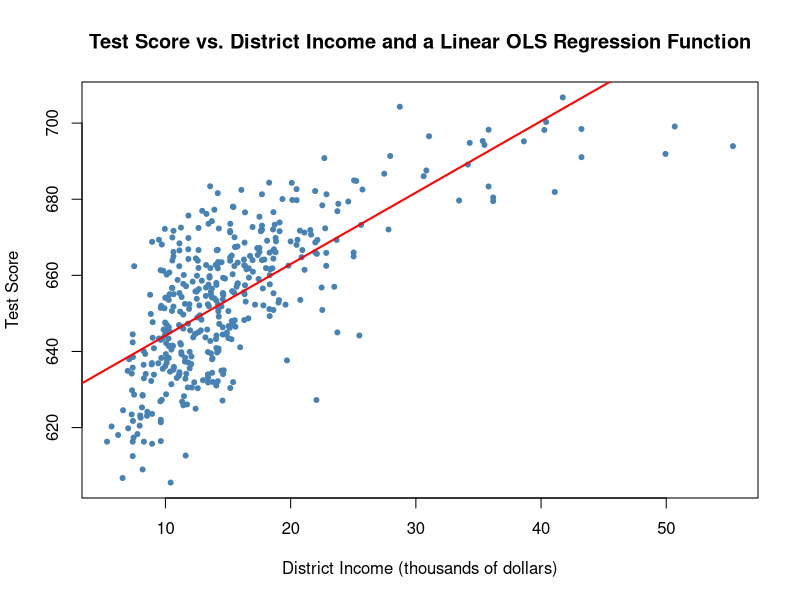
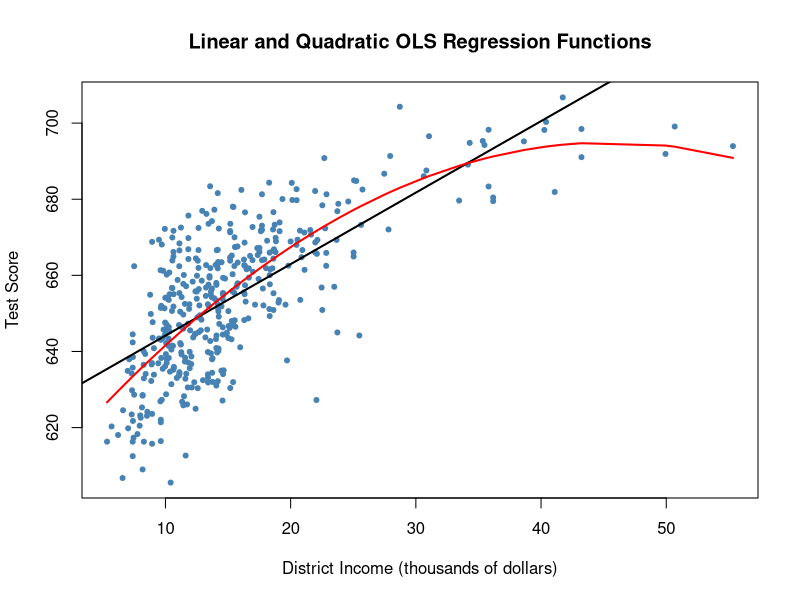
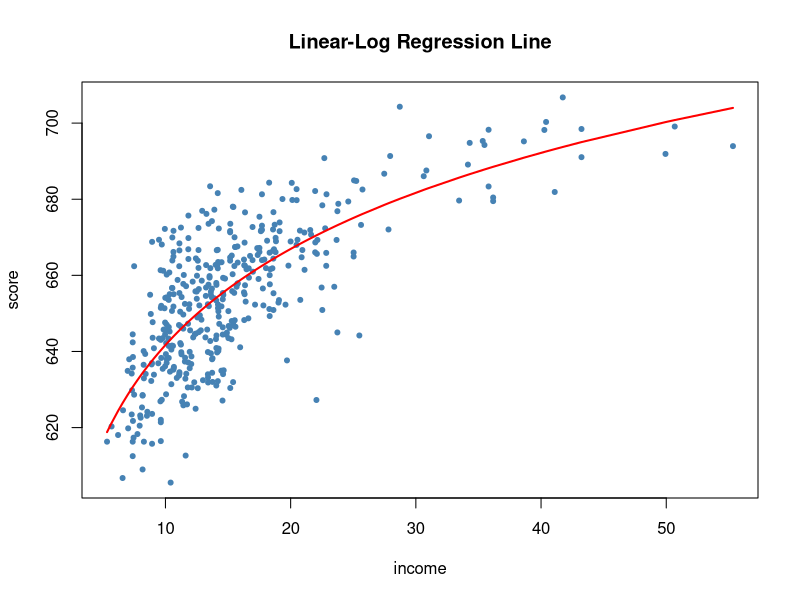
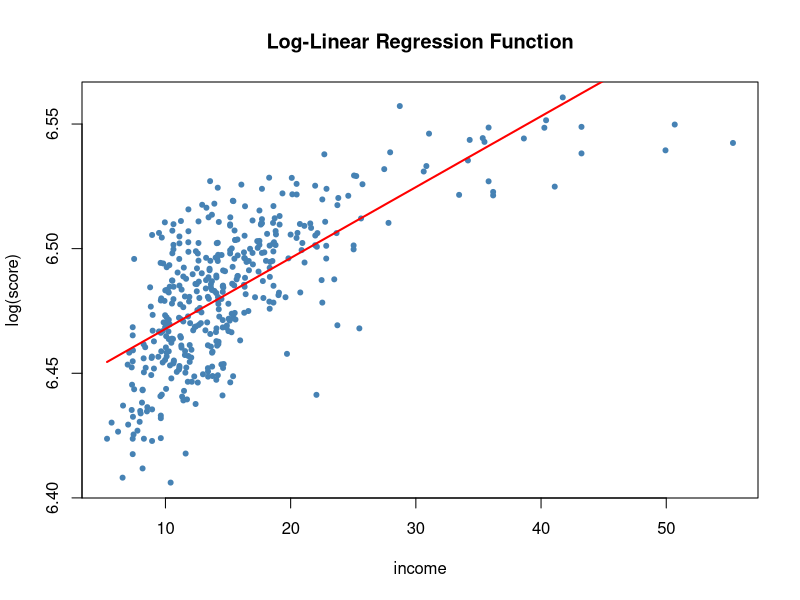
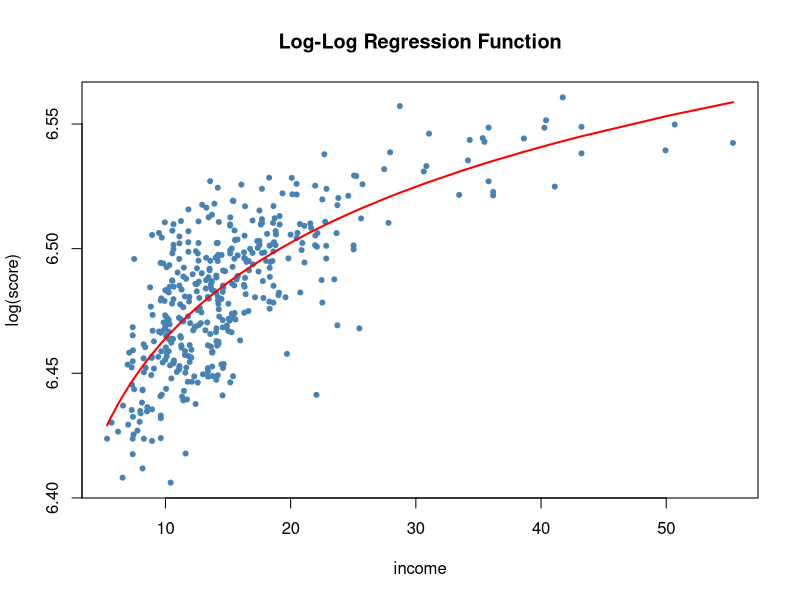
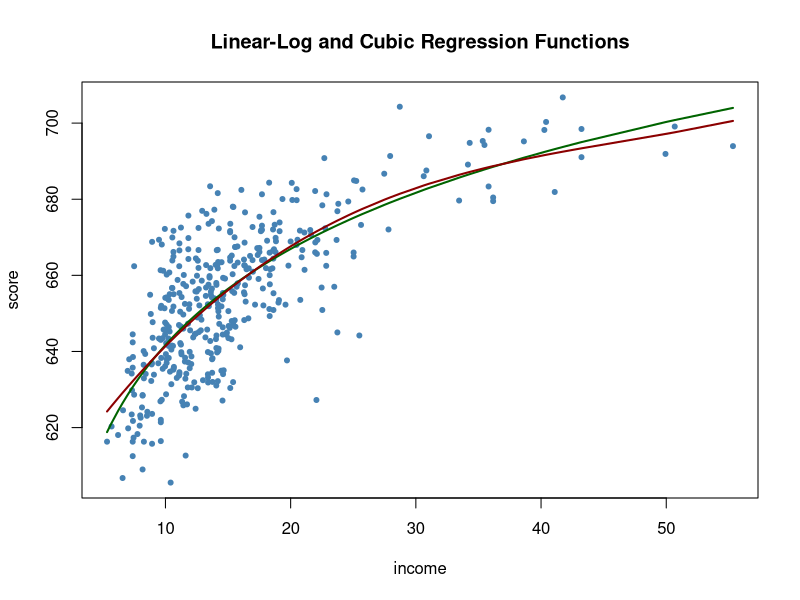
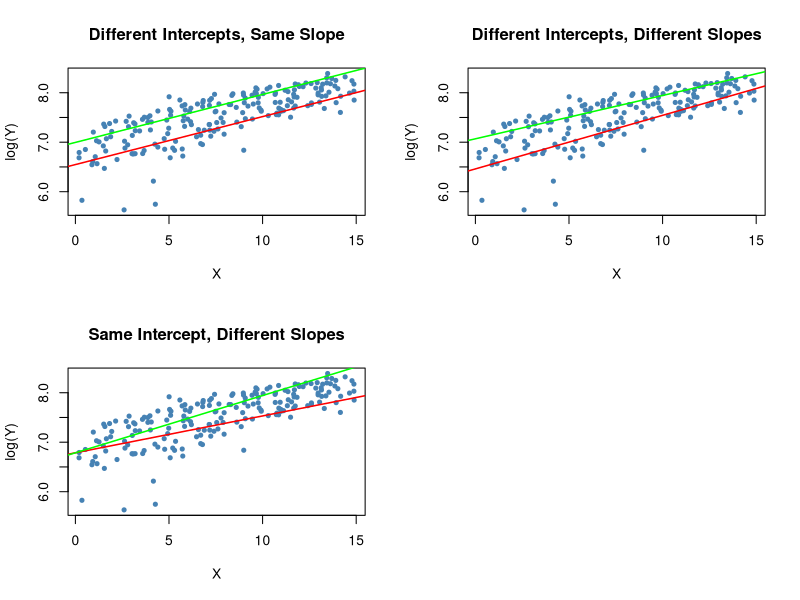
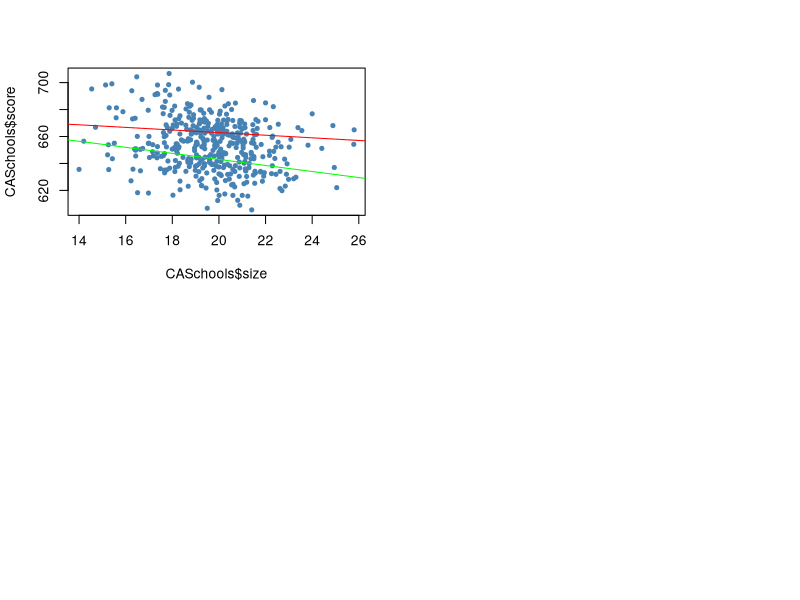

Source code (R) for these figures, in order:
## ---- chunk 1
#Preparing the data
library(AER)                                                     
data(CASchools)
CASchools$size <- CASchools$students/CASchools$teachers
CASchools$score <- (CASchools$read + CASchools$math)/2       
## ---- chunk 2
cor(CASchools$income, CASchools$score)
## ---- chunk 3
#Fit linear model
linear_model<- lm(score ~ income, data = CASchools)

# Plot observations
plot(CASchools$income, CASchools$score,
     col = "steelblue",
     pch = 20,
     xlab = "District Income (thousands of dollars)", 
     ylab = "Test Score",
     main = "Test Score vs. District Income and a Linear OLS Regression Function")

# Add the regression line to the plot
abline(linear_model, col="red", lwd=2)
## ---- chunk 4
# Fit the quadratic Model
quadratic_model <- lm(score ~ income + I(income^2), data = CASchools)

# Generate model summary
summary(quadratic_model)
## ---- chunk 5
# Scatterplot of observatuib for income and TestScore
plot(CASchools$income, CASchools$score,
     col  = "steelblue",
     pch = 20,
     xlab = "District Income (thousands of dollars)",
     ylab = "Test Score",
     main = "Linear and Quadratic OLS Regression Functions")

#Add linear function to the plot
abline(linear_model , col="black", lwd=2)

#Add quatratic function to the plot
order_id <- order(CASchools$income)

lines(x = CASchools$income[order_id], 
      y = fitted(quadratic_model)[order_id],
      col="red", 
      lwd=2) 
## ---- chunk 6
cubic_model <- lm(score ~ income + I(income^2) + I(income^3), data = CASchools)
## ---- chunk 7
library(car)

# test the hypothesis
linearHypothesis(cubic_model, 
                 c("I(income^2)=0", "I(income^3)=0")
)
## ---- chunk 8
summary(cubic_model)
## ---- chunk 9
# load the lmtest package for coeftest()
library(lmtest)

# test the hypothesis using robust standard errors
coeftest(cubic_model, vcov. = vcovHC(cubic_model, type = "HC1"))
## ---- chunk 10
# robust F-test for 
linearHypothesis(cubic_model, 
                 vcov. = vcovHC(cubic_model, type = "HC1"),
                 c("I(income^2)=0", "I(income^3)=0")
                 )
## ---- chunk 11
# compute and assign the quadratic model
quadriatic_model <- lm(score ~ income + I(income^2), data = CASchools)

# set up data to predict
new_data <- data.frame(income = c(10, 11))

# do the prediction
Y_hat <- predict(quadriatic_model, newdata = new_data)

# compute the difference
diff(Y_hat)
## ---- chunk 12
# set up data to predict
new_data <- data.frame(income = c(40, 41))

# do the prediction
Y_hat <- predict(quadriatic_model, newdata = new_data)

# compute the difference
diff(Y_hat)
## ---- chunk 13
# estimate a level-log model
LinearLog_model <- lm(score ~ log(income), data = CASchools)

# compute robust summary
coeftest(LinearLog_model, 
         vcov = vcovHC(LinearLog_model, type = "HC1")
         )
## ---- chunk 14
# draw scatterplot
plot(score ~ income, 
     col = "steelblue",
     pch = 20,
     data = CASchools,
     main = "Linear-Log Regression Line")

# add Linear-Log regression line
order_id  <- order(CASchools$income)

lines(CASchools$income[order_id],
      fitted(LinearLog_model)[order_id], 
      col = "red", 
      lwd = 2)
## ---- chunk 15
# set up new data
new_data <- data.frame(income = c(10, 11, 40, 41))

# predict outcomes 
Y_hat <- predict(LinearLog_model, newdata = new_data)

# compute expected difference
changes <- matrix(Y_hat, nrow = 2, byrow = TRUE)
changes[ ,2] - changes[ ,1]
## ---- chunk 16
# estimate a log-linear model 
LogLinear_model <- lm(log(score) ~ income, data = CASchools)

# compute a robust summary
coeftest(LogLinear_model, 
         vcov = vcovHC(LogLinear_model, type = "HC1")
         )
## ---- chunk 17
# scatterplot
plot(log(score) ~ income, 
     col="steelblue", 
     pch=20, 
     data = CASchools,
     main = "Log-Linear Regression Function"
     )

# add the Log-Linear regression line
order_id  <- order(CASchools$income)

lines(CASchools$income[order_id], 
      fitted(LogLinear_model)[order_id], 
      col = "red", 
      lwd = 2)
## ---- chunk 18
# do predictions
Y_hat <- predict(LogLinear_model, newdata = new_data)

# calculate changes
changes <- matrix(Y_hat, nrow = 2, byrow = TRUE)
changes[ ,2] - changes[ ,1]
## ---- chunk 19
# Estimate the log-log model
LogLog_model <- lm(log(score) ~ log(income), data = CASchools)

# print robust summary to the console
coeftest(LogLog_model, 
         vcov = vcovHC(LogLog_model, type = "HC1")
         )
## ---- chunk 20
# scatterplot
plot(log(score) ~ income, 
     data = CASchools,
     col = "steelblue", 
     pch = 20,
     main = "Log-Log Regression Function")

# plot the estimate log-log regression line
lines(sort(CASchools$income), 
      fitted(LogLog_model)[order(CASchools$income)], 
      col = "red", 
      lwd = 2)
## ---- chunk 21
# predict Y
Y_hat <- predict(LogLog_model, newdata = new_data)

# compute changes
changes <- matrix(Y_hat, nrow = 2, byrow = TRUE)
changes[ ,2] - changes[ ,1]
## ---- chunk 22
# estimate the polylog model
polyLog_model <- lm(score ~ log(income) + I(log(income)^2) + I(log(income)^3), 
                    data = CASchools)

# print robust summary to the console
coeftest(polyLog_model, 
         vcov = vcovHC(polyLog_model, type = "HC1"))
## ---- chunk 23
# scatter plot
plot(score ~ income, 
     data = CASchools,
     col = "steelblue", 
     pch = 20,
     main = "Linear-Log and Cubic Regression Functions")

# add Linear-Log regression line
order_id  <- order(CASchools$income)

lines(CASchools$income[order_id],
      fitted(LinearLog_model)[order_id], 
      col = "darkgreen", 
      lwd = 2)

# add cubic regression line
lines(x = CASchools$income[order_id], 
      y = fitted(cubic_model)[order_id],
      col="darkred", 
      lwd=2) 
## ---- chunk 24
# Add HiSTR to CASchools
CASchools$HiSTR <- as.numeric(CASchools$size >= 20)

# Add HiEL to CASchools
CASchools$HiEL <- as.numeric(CASchools$english >= 10)
## ---- chunk 25
# estimate the model with binary interaction term
bi_model <- lm(score ~ HiSTR + HiEL + HiSTR * HiEL, data = CASchools)

# print summary
summary(bi_model)
## ---- chunk 26
# estimate means for all combinations
predict(bi_model, newdata = data.frame("HiSTR"=0, "HiEL"=0))
predict(bi_model, newdata = data.frame("HiSTR"=0, "HiEL"=1))
predict(bi_model, newdata = data.frame("HiSTR"=1, "HiEL"=0))
predict(bi_model, newdata = data.frame("HiSTR"=1, "HiEL"=1))
## ---- chunk 27
# generate fictional data
set.seed(1)

X <- runif(200,0, 15)
D <- sample(0:1, 200, replace = T)
Y <- 450 +  150 * X + 500 * D + 50 * (X * D) + rnorm(200, sd=300)

# divide plotting area
m <- rbind(c(1, 2), c(3, 0))
layout(m)

# Estimate models and plot regression lines

# 1.(base model)
plot(X,log(Y),
     pch = 20,
     col = "steelblue",
     main = "Different Intercepts, Same Slope"
)
mod1_coef <- lm(log(Y) ~ X + D)$coefficients

abline(coef = c(mod1_coef[1], mod1_coef[2]), 
       col = "red",
       lwd = 1.5
       )

abline(coef = c(mod1_coef[1] + mod1_coef[3], mod1_coef[2]), 
       col = "green",
       lwd = 1.5
       )
              
       
# 2. (base model + interaction term)
plot(X,log(Y),
     pch = 20,
     col = "steelblue",
     main = "Different Intercepts, Different Slopes"
)

mod2_coef <- lm(log(Y) ~ X + D + X:D)$coefficients

abline(coef = c(mod2_coef[1], mod2_coef[2]), 
       col = "red",
       lwd = 1.5
)

abline(coef = c(mod2_coef[1] + mod2_coef[3], mod2_coef[2] + mod2_coef[4]), 
       col = "green",
       lwd = 1.5
)

# 3. (omission of D as regressor + interaction term)
plot(X,log(Y),
     pch = 20,
     col = "steelblue",
     main = "Same Intercept, Different Slopes"
)

mod3_coef <- lm(log(Y) ~ X + X:D)$coefficients

abline(coef = c(mod3_coef[1], mod3_coef[2]), 
       col = "red",
       lwd = 1.5
)

abline(coef = c(mod3_coef[1], mod3_coef[2] + mod3_coef[3]), 
       col = "green",
       lwd = 1.5
)
## ---- chunk 28
# estimate the model
bci_model <- lm(score ~ size + HiEL + size*HiEL, data = CASchools)

# print summary to console
summary(bci_model)
## ---- chunk 29
plot(CASchools$size, CASchools$score,
     pch = 20,
     col = "steelblue",
     main = ""
     )

# 1
abline(coef = c(bci_model$coefficients[1], bci_model$coefficients[2]),
       col = "red"
       )

# 2
abline(coef = c(bci_model$coefficients[1]+bci_model$coefficients[3], bci_model$coefficients[2]+bci_model$coefficients[4]),
       col = "green"
       )
